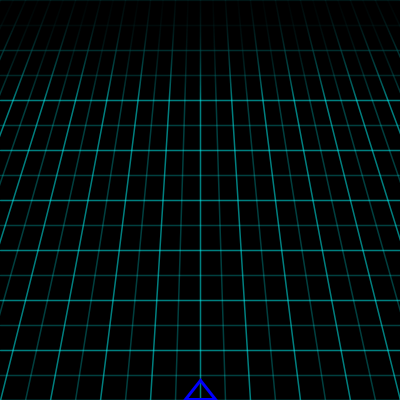
Frame 1 (no input)
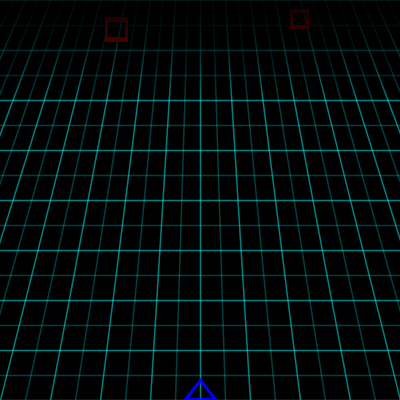
Frame 60 (the mouse pressed at the canvas centre just before this capture)
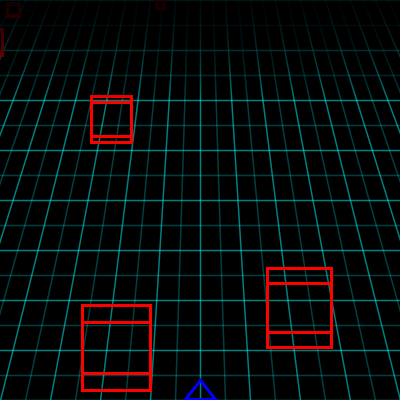
Frame 120 (the mouse held since frame 60 and released just before this capture)

The Processing sketch that drew these frames (run headless with seeded random() and noise(); from frame 60 on, the mouse is pressed at the canvas centre):

// Processing sketch: processing_100813
// ── processing_100813.pde

Block[] block = new Block[10000];

void setup() {
  size(400, 400);
  rectMode(CENTER);
  smooth();
  strokeWeight(2);
  for (int i = 0; i < block.length; i++) {
    if (block[i] != null) {
      block[i].init();
    }
  }
  level = .1;
  mouseX = width/2;
  frameRate(40);
}

float level;
int timer;
int blockCount;

float playerPos;
float playerSpeed;
float moveSpeed;

float scroll;
float scrollSpeed;
void draw() { 
  background(0);   
  lineEffect();
    
  makeEnemy();  
  moveEnemy();
  player();
  
  fadeEffect(); 
}

void moveEnemy() {
  stroke(0, 0, 255);
  noFill();
  playerSpeed = sqrt((sq(mouseX - width/2)))/20;
  moveSpeed+=playerSpeed/5;
  if (mouseX >= width/2) {
    for (int i = 0; i < block.length; i++) {
      if (block[i] != null) {
        block[i].setXPos(block[i].getXPos() - playerSpeed);
      }
    }
  } 
  else {
    for (int i = 0; i < block.length; i++) {
      if (block[i] != null) {
        block[i].setXPos(block[i].getXPos() + playerSpeed);
      }
    }
  }
}

void makeEnemy() {
  timer++;
  if (timer % 750 == 0) {
    level+=.1;
  }
  if (timer % 2.5 == 0) {
    block[blockCount] = new Block();
    block[blockCount].init();
    blockCount++;
  }
  for (int i = 0; i < block.length; i++) {
    if (block[i] != null) {
      block[i].make();
      block[i].move();
      block[i].check();
    }
  }
}

void player() {
  triangle(width/2, height*19/20, width/2 + 15, height - 1, width/2 - 15, height - 1);
}

void lineEffect() {
  scrollSpeed = -(mouseX - width/2)/5;
  scroll+=scrollSpeed/5;

  for (int i = -width; i < width*2; i+=25) {
    strokeWeight(1.5);
    if (i/25 % 2 == 0) {
      stroke(0, 255, 255, 127);
    } 
    else {
      stroke(0, 255, 255, 63);
    }
    line(width/2, -height, i + scroll, height);
    line(0, i, width, i);
    if (scroll >= 50 || scroll <= -50) {
      scroll = 0;
    }
    strokeWeight(3);
  }
}

void fadeEffect() {
  for (int i = 0; i <= 100; i++) {
    stroke(0, i*1.5);
    line(0, 100 - i, width, 100 - i);
  }
}

class Block {
  float xpos;
  float ypos;
  float enemySpeed;
  float ref;
  float backRef;
  float siz;

  void init() {
    xpos = random(-width*2, width*3);
  }

  void make() {
    if (mouseX >= width/2) {
      stroke(255, 0, 0);
      noFill();
      beginShape();
      vertex(xpos - siz + ref, ypos - siz - ref*3/4 - backRef);
      vertex(xpos + siz + ref, ypos - siz - ref - backRef);
      vertex(xpos + siz + ref, ypos + siz + ref - backRef);
      vertex(xpos - siz + ref, ypos + siz + ref*3/4 - backRef);
      endShape(CLOSE);

      beginShape();
      vertex(xpos - siz, ypos - siz - ref*3/4);
      vertex(xpos + siz, ypos - siz - ref);
      vertex(xpos + siz, ypos + siz + ref);
      vertex(xpos - siz, ypos + siz + ref*3/4);
      endShape(CLOSE);

      line(xpos - siz + ref, ypos - siz - ref*3/4 - backRef, xpos - siz, ypos - siz - ref*3/4);
      line(xpos + siz + ref, ypos - siz - ref - backRef, xpos + siz, ypos - siz - ref);
      line(xpos + siz + ref, ypos + siz + ref - backRef, xpos + siz, ypos + siz + ref);
      line(xpos - siz + ref, ypos + siz + ref*3/4 - backRef, xpos - siz, ypos + siz + ref*3/4);
    } 
    else {
      stroke(255, 0, 0);
      noFill();
      beginShape();
      vertex(xpos - siz - ref, ypos - siz - ref - backRef);
      vertex(xpos + siz - ref, ypos - siz - ref*3/4 - backRef);
      vertex(xpos + siz - ref, ypos + siz + ref*3/4 - backRef);
      vertex(xpos - siz - ref, ypos + siz + ref - backRef);
      endShape(CLOSE);

      beginShape();
      vertex(xpos - siz, ypos - siz - ref);
      vertex(xpos + siz, ypos - siz - ref*3/4);
      vertex(xpos + siz, ypos + siz + ref*3/4);
      vertex(xpos - siz, ypos + siz + ref);
      endShape(CLOSE);

      line(xpos - siz - ref, ypos - siz - ref - backRef, xpos - siz, ypos - siz - ref);
      line(xpos + siz - ref, ypos - siz - ref*3/4 - backRef, xpos + siz, ypos - siz - ref*3/4);
      line(xpos + siz - ref, ypos + siz + ref*3/4 - backRef, xpos + siz, ypos + siz + ref*3/4);
      line(xpos - siz - ref, ypos + siz + ref - backRef, xpos - siz, ypos + siz + ref);
    }
  }

  void move() {
    if (ypos <= height*3/2) {
      ypos+=enemySpeed;
      enemySpeed+=level;
      siz+=level + .3;
      backRef = sqrt(sq(ypos))/20;  
      ref = sqrt(sq(mouseX - width/2))/16;
    }
  }

  void check() {
    if (sqrt(sq(width/2 - xpos) + sq(height - ypos)) <= 50) {
      filter(INVERT);
    }
  }

  float getXPos() {
    return xpos;
  }

  void setXPos(float x) {
    xpos = x;
  }
}
